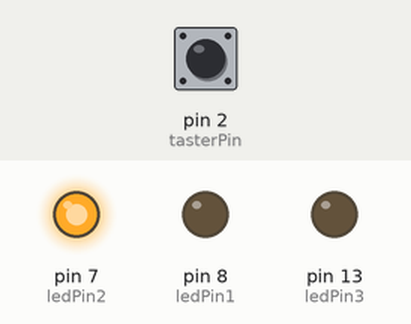
Simulated run of this sketch. Board: Arduino Uno, built with avr-gcc and run on an emulated ATmega328P. Shown: output pins drawn as LEDs (lit = HIGH). Inputs (shaded band) come from the test bench; at power-on: pin 2 (tasterPin) LOW.

Above: at 1.2 s.
1.3 s: pin 2 (tasterPin) pulled HIGH for 0.15 s
At 2.6 s:
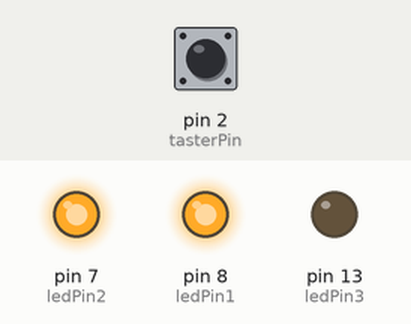
2.9 s: pin 2 (tasterPin) pulled HIGH for 1 s
At 5.1 s:
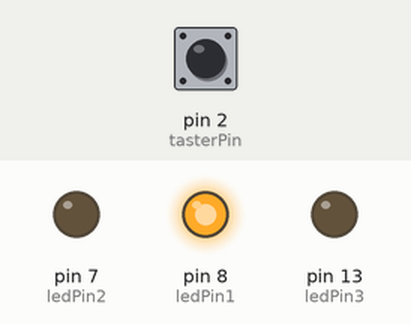
5.4 s: pin 2 (tasterPin) pulled HIGH for 0.15 s
At 6.7 s:
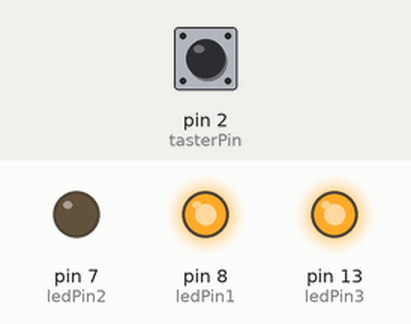
7.0 s: pin 2 (tasterPin) pulled HIGH for 3.2 s
At 9.4 s:
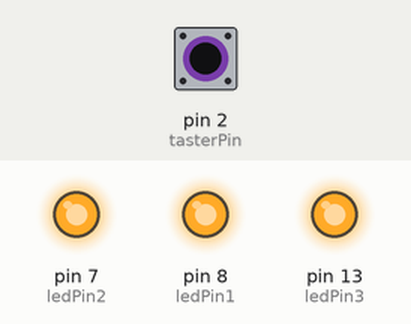
11.7 s: pin 2 (tasterPin) pulled HIGH for 0.15 s
At 13.0 s:
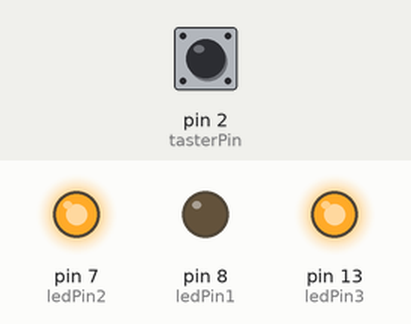
13.3 s: pin 2 (tasterPin) pulled HIGH for 3.2 s
At 15.4 s:
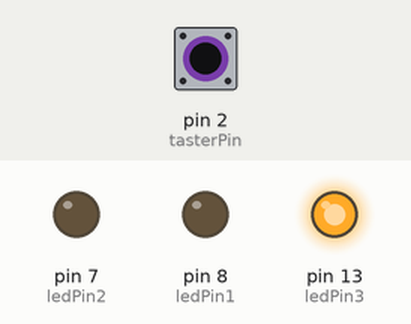
Timing chart, 0 to 16.9 s (numbered marks = the images above; inputs shaded):
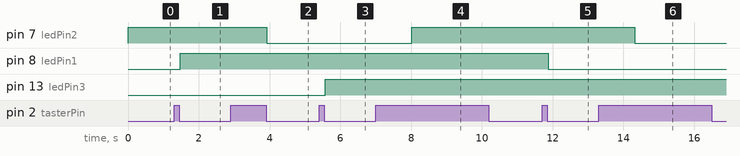

Measured:
- after the input at 1.3 s, pin 8 (ledPin1): LOW → HIGH after 0.17 s
- after the input at 2.9 s, pin 7 (ledPin2): HIGH → LOW after 1.0 s
- after the input at 5.4 s, pin 13 (ledPin3): LOW → HIGH after 0.17 s
- after the input at 7.0 s, pin 7 (ledPin2): LOW → HIGH after 1.0 s
- after the input at 11.7 s, pin 8 (ledPin1): HIGH → LOW after 0.17 s
- after the input at 13.3 s, pin 7 (ledPin2): HIGH → LOW after 1.0 s

The sketch:

switchntap_v0.2.ino
```cpp
/* *S*W*I*C*H*N*T*A*P*
    v 0.2 Date: 19.10.18
    Zusätzlich zur Version 0.1 wurde die Variable switchmode eingefügt. Bei HIGH sind wir im Switchmode, bei Low im Tapmode.
    Im Switchmode wird die LED am ledPin1 bei kurzen Tastimpulsen getoggelt.
    Im Tapmode (switchmode LOW) wird die LED ledPin3 bei kurzen Tastimpulsen getoggelt.*/


#include <Bounce2.h>

int tasterPin = 2;          // Pin für den Taster, kaum zu glauben
int ledPin1 = 8;            // LED für kurze Tastenimpulse im Switchmode
int ledPin2 = 7;            // LED zeigt Switchmode (On) oder Tapmode (Off)
int ledPin3 = 13;           // LED für kurze Tastenimpulse im Tapmode
int aktMillis;
int altMillis;
int langMillis = 1000;
bool status;
bool switchmode = HIGH;     // HIGH = Switchmode / LOW = Tapmode
bool led1Status = LOW;      // Kurze Tastenimpulse Switchmode
bool led2Status = HIGH;     // Switchmode = On / Tapmode = Off
bool led3Status = LOW;      // Kurze Tastenimpulse im Tapmode


Bounce debouncer = Bounce();

void setup() {
  //Serial.begin(9600);
  //Serial.println("Anfang");
  pinMode(tasterPin, INPUT);
  pinMode(ledPin1, OUTPUT);
  pinMode(ledPin2, OUTPUT);
  pinMode(ledPin3, OUTPUT);
  debouncer.attach(tasterPin);
  debouncer.interval(25);

  digitalWrite(ledPin1, led1Status);
  digitalWrite(ledPin2, led2Status);
}

void loop() {
  debouncer.update();
  aktMillis = millis();

/////////// SWITCHMODE ///////////

  if (switchmode == HIGH) {   // Switchmode ON
    if (debouncer.rose() ) {  // Taste ist gedrückt
      altMillis = aktMillis;
      status = true;
    }
    if (debouncer.fell() ) {  // Taste wieder losgelassen
      status = false;
      if (aktMillis - altMillis < langMillis) {
        led1Status = !led1Status;
        digitalWrite(ledPin1, led1Status);
       }
    }
  }

/////////// TAPMODE ///////////
  if (switchmode == LOW) {     // Switchmode OFF = Tapmode
    if (debouncer.rose() ) {  // Taste ist gedrückt
      altMillis = aktMillis;
      status = true;
    }
    if (debouncer.fell() ) {  // Taste wieder losgelassen
      status = false;
      if (aktMillis - altMillis < langMillis) {
        led3Status = !led3Status;
        digitalWrite(ledPin3, led3Status);
        }
      }
    }
    if (status && (aktMillis - altMillis >= langMillis)) {
      status = false;
      switchmode = !switchmode;
      led2Status = !led2Status;
      digitalWrite(ledPin2, led2Status);
    }
  }
```
